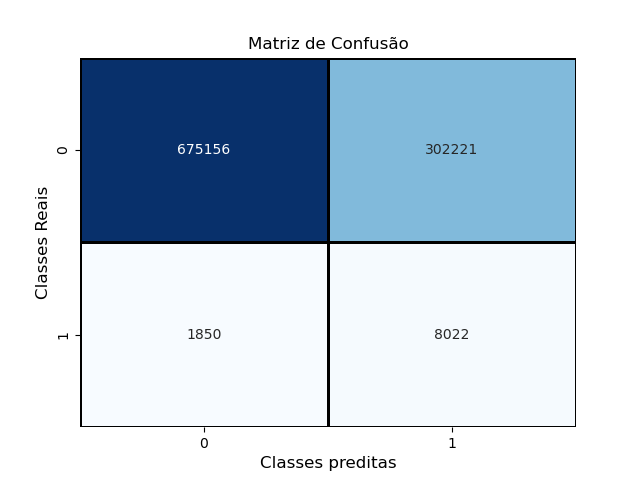

The Python source for this figure:
#import os 
#os.environ["tf_gpu_allocator"]="cuda_malloc_async"


from sklearn.model_selection import train_test_split
from sklearn.metrics import confusion_matrix
from sklearn.metrics import accuracy_score
from sklearn.metrics import classification_report

from imblearn.over_sampling import SMOTE

import numpy as np
import matplotlib.pyplot as plt
import pandas as pd

import heapq 
#os.environ["tf_gpu_allocator"]="cuda_malloc_async"



import math
import seaborn as sns


import tensorflow as tf
from tensorflow import keras

from keras.layers import Dense, Input, Dropout, BatchNormalization
from keras.models import Sequential
from keras.utils import to_categorical
from keras.optimizers import Adam
from keras.callbacks import EarlyStopping





# Enable logging to see which CPU cores or operations are being placed
#tf.debugging.set_log_device_placement(True)
def step_function(x):
    return int(x >= 0) 


BS=256 #Batch SIze
LR=0.0001 #Learning Rate
DF=0.3 #Dropout Freq
WT=100 #weight for VH error in class_weight
L1=28 #Number of units in Hidden Layer 1
L2=404 #Number of units in Hidden Layer 2
L3=5740 #Number of units in Hidden Layer 3

CW = {0: 1.0, 1: WT}

per=0.01 #percentagem de VH




#Training Bit
file_path = "training_bit.txt"

with open(file_path, 'r') as myfile:
    data_training = [list(line.strip()) for line in myfile] # Read each line, convert to a list of characters

#Create the DataFrame
X_treinamento_raw = pd.DataFrame(data_training).astype(int)
print(f"X_treinamento:\n{X_treinamento_raw.describe()}\n")
X_treinamento_raw=np.array(X_treinamento_raw)


#Validation Bit
file_path = "validation_bit.txt"

with open(file_path, 'r') as myfile:
    data_validation = [list(line.strip()) for line in myfile] # Read each line, convert to a list of characters

#Create the DataFrame
X_validacao = pd.DataFrame(data_validation).astype(int)
print(f"X_validacao:\n{X_validacao.describe()}\n")
X_validacao=np.array(X_validacao)



#Testing Bit
file_path = "testing_bit.txt"

with open(file_path, 'r') as myfile:
    data_testing = [list(line.strip()) for line in myfile] # Read each line, convert to a list of characters

#Create the DataFrame
X_teste = pd.DataFrame(data_testing).astype(int)
print(f"X_teste:\n{X_teste.describe()}\n")
X_teste=np.array(X_teste)



#Training Score
file_path = "training_score.txt"
y_treinamento_unravelled=pd.read_csv(file_path, header=None)
y_treinamento_unravelled.columns=['Score']
print(f"y_treinamento_unravelled:\n{y_treinamento_unravelled.describe()}\n")
y_treinamento=np.ravel(y_treinamento_unravelled)

y_treinamento_ar = heapq.nsmallest(math.floor(per*len(y_treinamento)), y_treinamento.T)
y_treinamento_lim = y_treinamento_ar[math.floor(per*len(y_treinamento))-1]
y_treinamento_VH_raw = np.array([1 if x<=y_treinamento_lim else 0 for x in y_treinamento.T])


smote = SMOTE(random_state=42)
X_treinamento, y_treinamento_VH = smote.fit_resample(X_treinamento_raw, y_treinamento_VH_raw)

# Temos 2 classes
# Converter o vetor de rótulos para uma matriz binária
# Alterar o conjunto de dados de rótulos para o formato de string binária 1-de-N (one-hot encoding)
# Teremos uma rede neural com 2 neurônios na camada de saída
#y_treinamento_VH = to_categorical(y_treinamento_VH)


#Validation Score
file_path = "validation_score.txt"
y_validacao_unravelled=pd.read_csv(file_path, header=None)
y_validacao_unravelled.columns=['Score']
print(f"y_validacao_unravelled:\n{y_validacao_unravelled.describe()}\n")
y_validacao=np.ravel(y_validacao_unravelled)

y_validacao_ar = heapq.nsmallest(math.floor(per*len(y_validacao)), y_validacao.T)
y_validacao_lim = y_validacao_ar[math.floor(per*len(y_validacao))-1]
y_validacao_VH = np.array([1 if x<=y_validacao_lim else 0 for x in y_validacao.T])

# Temos 2 classes
# Converter o vetor de rótulos para uma matriz binária
# Alterar o conjunto de dados de rótulos para o formato de string binária 1-de-N (one-hot encoding)
# Teremos uma rede neural com 2 neurônios na camada de saída
#y_validacao_VH = to_categorical(y_validacao_VH)

#Testing Score
file_path = "testing_score.txt"
y_teste_unravelled=pd.read_csv(file_path, header=None)
y_teste_unravelled.columns=['Score']
print(f"y_teste_unravelled:\n{y_teste_unravelled.describe()}\n")
y_teste=np.ravel(y_teste_unravelled)

y_teste_ar = heapq.nsmallest(math.floor(per*len(y_teste)), y_teste.T)
y_teste_lim = y_teste_ar[math.floor(per*len(y_teste))-1]
y_teste_VH = np.array([1 if x<=y_teste_lim else 0 for x in y_teste.T])

# Temos 2 classes
# Converter o vetor de rótulos para uma matriz binária
# Alterar o conjunto de dados de rótulos para o formato de string binária 1-de-N (one-hot encoding)
# Teremos uma rede neural com 2 neurônios na camada de saída
#y_teste_VH = to_categorical(y_teste_VH)






#num_objetos num_colunas
num_objetos, num_colunas = X_treinamento.shape


#Treino teste
#X_treino, X_teste, y_treino, y_teste = train_test_split(previsoes_df, previsoes_VH, test_size = 0.3, random_state = 42)
                                                                  
                                                                  
#Treinamento Validação
#X_treinamento, X_validacao, y_treinamento, y_validacao = train_test_split(X_treino, y_treino, test_size=0.2, random_state=42)


## Topologia da Rede Neural
# - relu:  função de ativação ReLU: f(x) = max(0, x)
# - softmax: cada neurônio de saída receberá uma probabilidade

modelo = Sequential()
modelo.add(Input(shape=(num_colunas,)))
modelo.add(Dense(units=L1,name='camada_escondida_1', activation='relu'))
modelo.add(BatchNormalization()) #Evita loss nan
modelo.add(Dropout(DF))
modelo.add(Dense(units=L2,name='camada_escondida_2', activation='relu'))
modelo.add(BatchNormalization())
modelo.add(Dropout(DF))
modelo.add(Dense(units=L3,name='camada_escondida_3', activation='relu'))
modelo.add(BatchNormalization())
modelo.add(Dropout(DF))
modelo.add(Dense(units=1, name='camada_saida', activation='sigmoid')) #Ou é Virtual hit ou não é


## Parâmetros da Rede Neural
#  optimizer = algoritmo para atualizar os pesos baseado no loss:
#       Ex. 'adam', 'sgd', 'rmsprop'
#  loss = cálculo do erro.
#       Ex.: 'mean_squared_error','categorical_crossentropy', 'binary_crossentropy'
#  metrics = lista de métricas para avaliar o modeloL

#custom_adam = tf.keras.optimizers.Adam(learning_rate=LR, clipnorm=1.0)  # Customizando para definir a learning_rate

#sgd_optimizer = keras.optimizers.SGD(learning_rate=0.01, momentum=0.9)

sgd_optimizer = keras.optimizers.SGD(
    learning_rate=LR,
    momentum=0.9,
    nesterov=True,
    weight_decay=1e-4  # Automatically applies L2 penalty to weights
)


modelo.compile(optimizer = sgd_optimizer,
               loss = 'mean_squared_error',
               metrics = ['accuracy', keras.metrics.Precision(), tf.keras.metrics.Recall()])

modelo.summary()






#Treinamento da Rede Neural

# 150 épocas

# Define the early stopping callback
#early_stopping = EarlyStopping(
#    monitor='val_loss',     # Watch the validation loss
#    min_delta=0.001,        # Minimum change to qualify as an improvement
#    patience=10,             # Number of epochs to tolerate oscillation/no improvement
#    restore_best_weights=True, # Revert to the best model weights after stopping
#    verbose=0
#)


# Atenção para o conjunto de validação.

modelo.fit(X_treinamento,
           y_treinamento_VH,
           batch_size = BS,
           epochs = 150,
           class_weight=CW,
           validation_data = (X_validacao, y_validacao_VH)#, 
           #callbacks=[early_stopping]
           )


#Salvar modelo
sv_pth='BS_'+str(BS)+'_LR_'+str(LR)+'_DF_'+str(DF)+'_WT_'+str(WT)+'_'+str(L1)+'_'+str(L2)+'_'+str(L3)
#sv_pth='BS_'+str(BS)+'_LR_'+str(LR)+'_WT_'+str(WT)+'_'+str(L1)+'_'+str(L2)+'_'+str(L3)
modelo.save('./Resultados class/'+sv_pth+'/'+sv_pth+'.h5')


#Extração de previsões
previsoes = modelo.predict(X_teste)

y_previsao_matrix = [step_function(t-0.5) for t in previsoes]
y_teste_matrix = [step_function(t-0.5) for t in y_teste_VH]


# Acurácia do Modelo avaliada no Conjunto de Dados de teste:
accuracy = accuracy_score(y_teste_matrix, y_previsao_matrix)
print("Acurácia no conjunto de teste ( previsões Corretas / todas as previsões  ):\n", accuracy)



#Matriz de confusão - tabela com desempenho do modelo
confusao = confusion_matrix(y_teste_matrix, y_previsao_matrix)
print("Matriz de Confusão no Conjunto de Teste (Classes reais x Classes preditas):")

print("Matriz de Confusão")
print(confusao)

# Matriz de Confusão - representação mais informativa e didática
print("\n\n Matriz de Confusão")
sns.heatmap(
    confusao,
    annot=True,          # Show números nas células
    fmt='d',             # Números como inteiros
    cmap='Blues',        # Paleta de cores
    cbar=False,          # Remover barra à direita
    linewidths=1,        # Adicionar borda
    linecolor='black'    # Cor da borda
)
plt.xlabel('Classes preditas', fontsize=12)
plt.ylabel('Classes Reais', fontsize=12)
plt.title('Matriz de Confusão', fontsize=12)
plt.show()

#https://stackoverflow.com/questions/54141663/how-can-i-solve-error-allocation-exceeds-10-of-system-memory-on-keras
